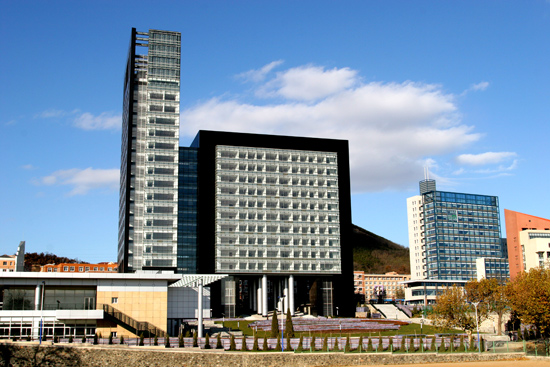
#> input picture exp4/daheilou.jpg, 550 x 367 px
$ python exp4py.py
#> lines starting #> are read from the running program, lines starting #| are printed output that depends on the picture; after the words box and inside, x2 and y2 are one past the last pixel; in counts of white or black regions, pixels touching at a corner belong together
import matplotlib.pyplot as plt
import numpy as np
import cv2

Path_Working = './'
File_img = 'daheilou.jpg'
File = Path_Working + File_img
I0_origin = cv2.imread(File)
#> I0_origin is the input picture: shape (367, 550, 3); mean B, G, R 157.9, 140.2, 121.4
I0 = cv2.cvtColor(I0_origin, cv2.COLOR_BGR2GRAY)

plt.imshow(I0,cmap='gray'),plt.title('original image')
plt.show()

kernel_mean = np.ones((3,3), np.float32)/9
I1 = cv2.filter2D(I0, -1, kernel_mean)
kernel_mean = np.ones((21,21), np.float32)/(21*21)
I2 = cv2.filter2D(I0, -1, kernel_mean)
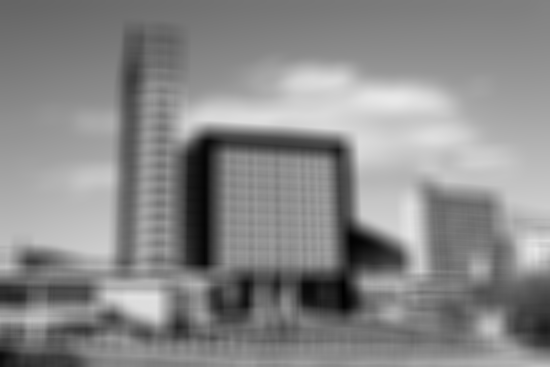
#> I2: shape (367, 550); min 1, max 232, mean 136.6

plt.subplot(121), plt.imshow(I1,cmap='gray'),plt.title('averaged image')
plt.subplot(122), plt.imshow(I2,cmap='gray'),plt.title('21 averaged image')
plt.show()

kernel_weighted = np.array([[1/16,2/16,1/16],
                            [2/16,4/16,2/16],
                            [1/16,2/16,1/16]], np.float32)

I3 = cv2.filter2D(I0, -1, kernel_weighted)
plt.subplot(121), plt.imshow(I3, cmap='gray'),plt.title('weighted image')
plt.subplot(122), plt.imshow(I3-I1, cmap='gray'),plt.title('weighted image')
plt.show()

I4 = cv2.medianBlur(I0, 3)
I5 = cv2.medianBlur(I0, 7)
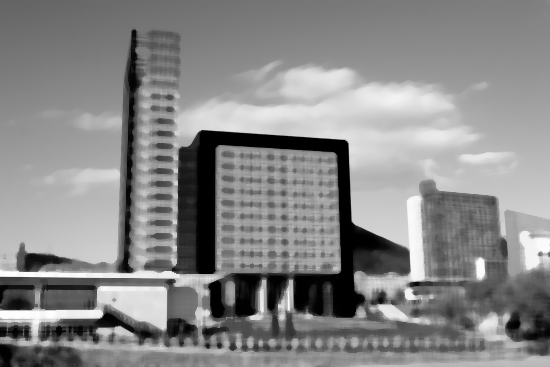
#> I5: shape (367, 550); min 0, max 254, mean 135.9
plt.subplot(121), plt.imshow(I4, cmap='gray'),plt.title('3*3 median filter')
plt.subplot(122), plt.imshow(I5, cmap='gray'),plt.title('7*7 median filter')
plt.show()

H = np.array([[  0, -1,  0],
              [ -1,  5, -1],
              [  0, -1,  0]], np.float32)
I6 = cv2.filter2D(I0, -1, H)
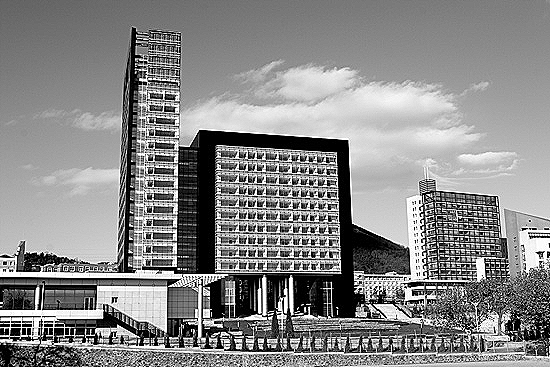
#> I6: shape (367, 550); min 0, max 255, mean 136.2
plt.imshow(I6, cmap='gray'),plt.title('center sharpened filter')
plt.show()

H = np.array([[-1/3,-1/3,-1/3],
              [0,0,0],
              [1/3,1/3,1/3]], np.float32)
I7 = cv2.filter2D(I0, -1, H)
plt.subplot(121), plt.imshow(I7, cmap='gray'),plt.title('horiontal edge filter')
I8 = cv2.filter2D(I0, -1, H.T)
plt.subplot(122), plt.imshow(I8, cmap='gray'),plt.title('vertical edge filter')
plt.show()

f = np.fft.fft2(I0)
fshift = np.fft.fftshift(f)
magnitude_spectrum = np.log(np.abs(fshift)+1)
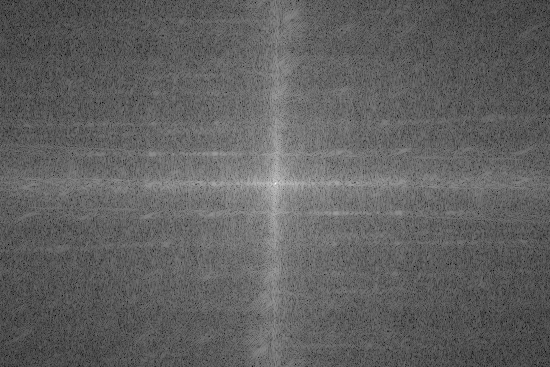
#> magnitude_spectrum: shape (367, 550) float64; min 3, max 17.13, mean 8.39; drawn with min black and max white
plt.imshow(magnitude_spectrum, cmap='gray'),plt.title('FFT')
plt.show()

Fstop = 10
sz = fshift.shape
#> sz = (367, 550)
o = [sz[0]/2,sz[1]/2]
#> o = [183.5, 275]
Mask = np.ones(sz)
for ix in range(0,sz[0]):
    for iy in range(0,sz[1]):
        if np.sqrt(np.power((ix-o[0]),2)+np.power((iy-o[1]),2)) > np.power(Fstop,2):
            Mask[ix,iy] = 0
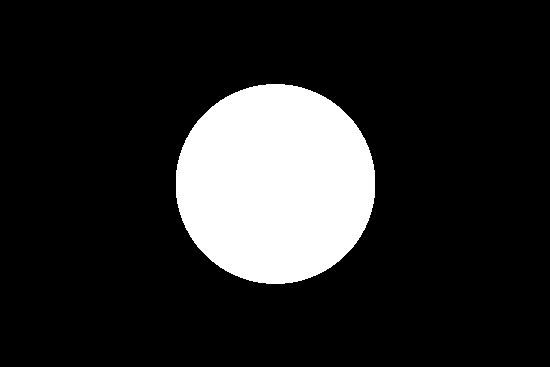
#> Mask: shape (367, 550) float64; values 0 (black) and 1 (white), 15.6% white; 1 white region, box (x1, y1, x2, y2) and area: (176, 84, 375, 284) 31392
plt.subplot(121), plt.imshow(Mask,cmap='gray'),plt.title('Mask')
F2 = Mask*fshift
plt.subplot(122), plt.imshow(np.log(np.abs(F2)+1),cmap='gray'),plt.title('filter')
plt.show()
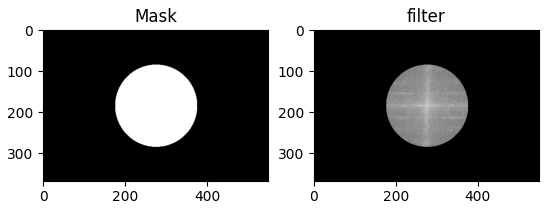
#> figure drawn by matplotlib, 2 panels

F3 = (1-Mask)*fshift
F2 = np.fft.ifftshift(F2)
F3 = np.fft.ifftshift(F3)
I9 = np.fft.ifft2(F2)
I10 = np.fft.ifft2(F3)
plt.subplot(121), plt.imshow(abs(I9),cmap='gray'),plt.title('inverse low pass FFT')
plt.subplot(122), plt.imshow(abs(I10),cmap='gray'),plt.title('inverse highl pass FFT')
plt.show()
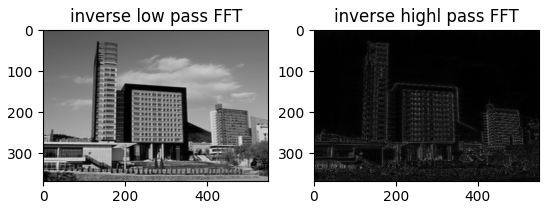
#> figure drawn by matplotlib, 2 panels
